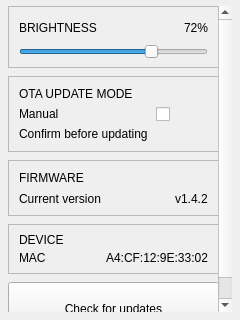
<?xml version="1.0" encoding="UTF-8"?>
<ui version="4.0">
 <class>SettingsScreen</class>
 <widget class="QWidget" name="SettingsScreen">
  <property name="geometry">
   <rect>
    <x>0</x>
    <y>0</y>
    <width>240</width>
    <height>320</height>
   </rect>
  </property>
  <property name="windowTitle">
   <string>Settings</string>
  </property>
  <layout class="QVBoxLayout" name="mainLayout">
   <property name="spacing">
    <number>5</number>
   </property>
   <property name="leftMargin">
    <number>8</number>
   </property>
   <property name="topMargin">
    <number>6</number>
   </property>
   <property name="rightMargin">
    <number>8</number>
   </property>
   <property name="bottomMargin">
    <number>8</number>
   </property>
   <item>
    <widget class="QScrollArea" name="settingsScroll">
     <property name="frameShape">
      <enum>QFrame::NoFrame</enum>
     </property>
     <property name="verticalScrollBarPolicy">
      <enum>Qt::ScrollBarAsNeeded</enum>
     </property>
     <property name="horizontalScrollBarPolicy">
      <enum>Qt::ScrollBarAlwaysOff</enum>
     </property>
     <property name="widgetResizable">
      <bool>true</bool>
     </property>
     <widget class="QWidget" name="scrollContents">
      <property name="geometry">
       <rect>
        <x>0</x>
        <y>0</y>
        <width>236</width>
        <height>338</height>
       </rect>
      </property>
      <layout class="QVBoxLayout" name="scrollLayout">
       <property name="spacing">
        <number>8</number>
       </property>
       <property name="leftMargin">
        <number>0</number>
       </property>
       <property name="topMargin">
        <number>0</number>
       </property>
       <property name="rightMargin">
        <number>4</number>
       </property>
       <property name="bottomMargin">
        <number>0</number>
       </property>
       <item>
        <widget class="QFrame" name="brightnessCard">
         <property name="minimumSize">
          <size>
           <width>0</width>
           <height>62</height>
          </size>
         </property>
         <property name="frameShape">
          <enum>QFrame::StyledPanel</enum>
         </property>
         <layout class="QVBoxLayout" name="brightnessLayout">
          <property name="spacing">
           <number>4</number>
          </property>
          <property name="leftMargin">
           <number>10</number>
          </property>
          <property name="topMargin">
           <number>8</number>
          </property>
          <property name="rightMargin">
           <number>10</number>
          </property>
          <property name="bottomMargin">
           <number>8</number>
          </property>
          <item>
           <layout class="QHBoxLayout" name="brightnessHeaderLayout">
            <item>
             <widget class="QLabel" name="brightnessTitle">
              <property name="text">
               <string>BRIGHTNESS</string>
              </property>
             </widget>
            </item>
            <item>
             <spacer name="brightnessSpacer">
              <property name="orientation">
               <enum>Qt::Horizontal</enum>
              </property>
              <property name="sizeHint" stdset="0">
               <size>
                <width>40</width>
                <height>16</height>
               </size>
              </property>
             </spacer>
            </item>
            <item>
             <widget class="QLabel" name="brightnessValue">
              <property name="text">
               <string>72%</string>
              </property>
             </widget>
            </item>
           </layout>
          </item>
          <item>
           <widget class="QSlider" name="brightnessSlider">
            <property name="minimum">
             <number>0</number>
            </property>
            <property name="maximum">
             <number>100</number>
            </property>
            <property name="value">
             <number>72</number>
            </property>
            <property name="orientation">
             <enum>Qt::Horizontal</enum>
            </property>
           </widget>
          </item>
         </layout>
        </widget>
       </item>
       <item>
        <widget class="QFrame" name="otaCard">
         <property name="minimumSize">
          <size>
           <width>0</width>
           <height>76</height>
          </size>
         </property>
         <property name="frameShape">
          <enum>QFrame::StyledPanel</enum>
         </property>
         <layout class="QHBoxLayout" name="otaLayout">
          <property name="spacing">
           <number>8</number>
          </property>
          <property name="leftMargin">
           <number>10</number>
          </property>
          <property name="topMargin">
           <number>8</number>
          </property>
          <property name="rightMargin">
           <number>10</number>
          </property>
          <property name="bottomMargin">
           <number>8</number>
          </property>
          <item>
           <layout class="QVBoxLayout" name="otaTextLayout">
            <property name="spacing">
             <number>2</number>
            </property>
            <item>
             <widget class="QLabel" name="otaTitle">
              <property name="text">
               <string>OTA UPDATE MODE</string>
              </property>
             </widget>
            </item>
            <item>
             <widget class="QLabel" name="otaModeLabel">
              <property name="text">
               <string>Manual</string>
              </property>
             </widget>
            </item>
            <item>
             <widget class="QLabel" name="otaDescLabel">
              <property name="text">
               <string>Confirm before updating</string>
              </property>
             </widget>
            </item>
           </layout>
          </item>
          <item alignment="Qt::AlignVCenter">
           <widget class="QCheckBox" name="otaToggle">
            <property name="minimumSize">
             <size>
              <width>52</width>
              <height>30</height>
             </size>
            </property>
            <property name="maximumSize">
             <size>
              <width>52</width>
              <height>30</height>
             </size>
            </property>
            <property name="text">
             <string/>
            </property>
           </widget>
          </item>
         </layout>
        </widget>
       </item>
       <item>
        <widget class="QFrame" name="firmwareCard">
         <property name="minimumSize">
          <size>
           <width>0</width>
           <height>56</height>
          </size>
         </property>
         <property name="frameShape">
          <enum>QFrame::StyledPanel</enum>
         </property>
         <layout class="QVBoxLayout" name="firmwareLayout">
          <property name="spacing">
           <number>4</number>
          </property>
          <property name="leftMargin">
           <number>10</number>
          </property>
          <property name="topMargin">
           <number>8</number>
          </property>
          <property name="rightMargin">
           <number>10</number>
          </property>
          <property name="bottomMargin">
           <number>8</number>
          </property>
          <item>
           <widget class="QLabel" name="firmwareTitle">
            <property name="text">
             <string>FIRMWARE</string>
            </property>
           </widget>
          </item>
          <item>
           <layout class="QHBoxLayout" name="firmwareVersionLayout">
            <item>
             <widget class="QLabel" name="firmwareVersionLabel">
              <property name="text">
               <string>Current version</string>
              </property>
             </widget>
            </item>
            <item>
             <spacer name="firmwareVersionSpacer">
              <property name="orientation">
               <enum>Qt::Horizontal</enum>
              </property>
              <property name="sizeHint" stdset="0">
               <size>
                <width>40</width>
                <height>16</height>
               </size>
              </property>
             </spacer>
            </item>
            <item>
             <widget class="QLabel" name="firmwareVersionValue">
              <property name="text">
               <string>v1.4.2</string>
              </property>
             </widget>
            </item>
           </layout>
          </item>
         </layout>
        </widget>
       </item>
       <item>
        <widget class="QFrame" name="deviceCard">
         <property name="minimumSize">
          <size>
           <width>0</width>
           <height>50</height>
          </size>
         </property>
         <property name="frameShape">
          <enum>QFrame::StyledPanel</enum>
         </property>
         <layout class="QVBoxLayout" name="deviceLayout">
          <property name="spacing">
           <number>4</number>
          </property>
          <property name="leftMargin">
           <number>10</number>
          </property>
          <property name="topMargin">
           <number>8</number>
          </property>
          <property name="rightMargin">
           <number>10</number>
          </property>
          <property name="bottomMargin">
           <number>8</number>
          </property>
          <item>
           <widget class="QLabel" name="deviceTitle">
            <property name="text">
             <string>DEVICE</string>
            </property>
           </widget>
          </item>
          <item>
           <layout class="QHBoxLayout" name="deviceMacLayout">
            <item>
             <widget class="QLabel" name="deviceMacKey">
              <property name="text">
               <string>MAC</string>
              </property>
             </widget>
            </item>
            <item>
             <spacer name="deviceMacSpacer">
              <property name="orientation">
               <enum>Qt::Horizontal</enum>
              </property>
              <property name="sizeHint" stdset="0">
               <size>
                <width>40</width>
                <height>16</height>
               </size>
              </property>
             </spacer>
            </item>
            <item>
             <widget class="QLabel" name="deviceMacValue">
              <property name="text">
               <string>A4:CF:12:9E:33:02</string>
              </property>
             </widget>
            </item>
           </layout>
          </item>
         </layout>
        </widget>
       </item>
       <item>
        <widget class="QPushButton" name="checkUpdatesButton">
         <property name="minimumSize">
          <size>
           <width>0</width>
           <height>54</height>
          </size>
         </property>
         <property name="text">
          <string>Check for updates</string>
         </property>
        </widget>
       </item>
       <item>
        <spacer name="scrollBottomSpacer">
         <property name="orientation">
          <enum>Qt::Vertical</enum>
         </property>
         <property name="sizeHint" stdset="0">
          <size>
           <width>20</width>
           <height>4</height>
          </size>
         </property>
        </spacer>
       </item>
      </layout>
     </widget>
    </widget>
   </item>
  </layout>
 </widget>
 <resources/>
 <connections/>
</ui>
